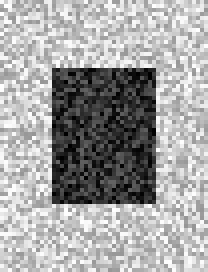
#> input picture computer_vision/PS4_export/ps04/input_images/test_images/test_hlk1.png, 52 x 68 px, given in place of Shift0.png, which was not available (shown 4 times larger)
$ python experiment.py
#> lines starting #> are read from the running program, lines starting #| are printed output that depends on the picture; pictures that were not available may be replaced by others from this repository, and a replacement may not be noted
### computer_vision/PS4_export/ps04/ps4.py
"""Problem Set 4: Motion Detection"""

import numpy as np
import cv2


# [27 lines left out: functions show_image, normalize_and_scale, not called in this run]


# Assignment code
def gradient_x(image):
    """Computes image gradient in X direction.

    Use cv2.Sobel to help you with this function. Additionally you
    should set cv2.Sobel's 'scale' parameter to one eighth and ksize
    to 3.

    Args:
        image (numpy.array): grayscale floating-point image with values in [0.0, 1.0].

    Returns:
        numpy.array: image gradient in the X direction. Output
                     from cv2.Sobel.
    """
    img_copy = np.copy(image)
    # ddepth = If you use -1, the result (destination) image will have the same depth as the input (source) image.
    return cv2.Sobel(img_copy, ddepth=-1, dx=1, dy=0, ksize=3, scale=0.125)

def gradient_y(image):
    """Computes image gradient in Y direction.

    Use cv2.Sobel to help you with this function. Additionally you
    should set cv2.Sobel's 'scale' parameter to one eighth and ksize
    to 3.

    Args:
        image (numpy.array): grayscale floating-point image with values in [0.0, 1.0].

    Returns:
        numpy.array: image gradient in the Y direction.
                     Output from cv2.Sobel.
    """

    img_copy = np.copy(image)
    # ddepth = If you use -1, the result (destination) image will have the same depth as the input (source) image.
    return cv2.Sobel(img_copy, ddepth=-1, dx=0, dy=1, ksize=3, scale=0.125)

def optic_flow_lk(img_a, img_b, k_size, k_type, sigma=1):
    """Computes optic flow using the Lucas-Kanade method.

    For efficiency, you should apply a convolution-based method.

    Note: Implement this method using the instructions in the lectures
    and the documentation.

    You are not allowed to use any OpenCV functions that are related
    to Optic Flow.

    Args:
        img_a (numpy.array): grayscale floating-point image with
                             values in [0.0, 1.0].
        img_b (numpy.array): grayscale floating-point image with
                             values in [0.0, 1.0].
        k_size (int): size of averaging kernel to use for weighted
                      averages. Here we assume the kernel window is a
                      square so you will use the same value for both
                      width and height.
        k_type (str): type of kernel to use for weighted averaging,
                      'uniform' or 'gaussian'. By uniform we mean a
                      kernel with the only ones divided by k_size**2.
                      To implement a Gaussian kernel use
                      cv2.getGaussianKernel. The autograder will use
                      'uniform'.
        sigma (float): sigma value if gaussian is chosen. Default
                       value set to 1 because the autograder does not
                       use this parameter.

    Returns:
        tuple: 2-element tuple containing:
            U (numpy.array): raw displacement (in pixels) along
                             X-axis, same size as the input images,
                             floating-point type.
            V (numpy.array): raw displacement (in pixels) along
                             Y-axis, same size and type as U.
    """

    img_a_copy = np.copy(img_a)
    img_b_copy = np.copy(img_b)

    if k_type == 'gaussian':
        blurred_a = cv2.GaussianBlur(img_a_copy, ksize=(k_size, k_size), sigmaX=sigma, sigmaY=sigma)
        blurred_b = cv2.GaussianBlur(img_b_copy, ksize=(k_size, k_size), sigmaX=sigma, sigmaY=sigma)
        Ix = gradient_x(blurred_a)
        Iy = gradient_y(blurred_a)
        It = (blurred_a - blurred_b).astype(np.float64)
    else:
        Ix = gradient_x(img_a_copy)
        Iy = gradient_y(img_a_copy)
        It = (img_a_copy - img_b_copy).astype(np.float64)
    xt = cv2.boxFilter(-Ix*It, -1, ksize=(k_size, k_size))
    yt = cv2.boxFilter(-Iy*It, -1, ksize=(k_size, k_size))

    xy = cv2.boxFilter(-Ix*Iy, -1, ksize=(k_size, k_size))
    xx = cv2.boxFilter(Ix**2, -1, ksize=(k_size, k_size))
    yy = cv2.boxFilter(Iy**2, -1, ksize=(k_size, k_size))

    U = -(yy * xt + xy * yt)
    V = -(xy * xt + xx * yt)
    determinants = (xx * yy) - (xy**2)
    #  check for edge case values
    U = np.nan_to_num(U)
    V = np.nan_to_num(V)
    U[np.isinf(U)] = 0.0
    V[np.isinf(V)] = 0.0
    U = np.where(determinants == 0, 0, U / determinants).astype(np.float64)
    V = np.where(determinants == 0, 0, V / determinants).astype(np.float64)
    return (U, V)


# [219 lines left out: functions reduce_image, gaussian_pyramid, create_combined_img, expand_image, laplacian_pyramid, warp and 1 more, not called in this run]

### computer_vision/PS4_export/ps04/experiment.py
"""Problem Set 4: Motion Detection"""

import cv2
import os
import numpy as np

import ps4

# I/O directories
input_dir = "input_images"
output_dir = "./"


# Utility code
# [60 lines left out: functions quiver, scale_u_and_v, not called in this run]

def part_1a():

    shift_0 = cv2.imread(os.path.join(input_dir, 'TestSeq',
                                      'Shift0.png'), 0) / 255.
#> shift_0: shape (68, 52) float64; min 0, max 0.996, mean 0.641
    shift_r2 = cv2.imread(os.path.join(input_dir, 'TestSeq',
                                       'ShiftR2.png'), 0) / 255.
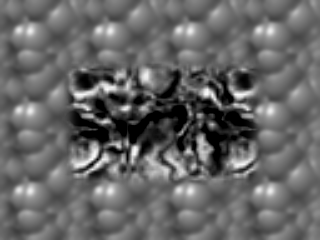
#> input picture computer_vision/PS4_export/ps04/input_images/TestSeq/ShiftR2.png, 320 x 240 px
#> shift_r2: shape (240, 320) float64; min 0, max 0.992, mean 0.4
    shift_r5_u5 = cv2.imread(os.path.join(input_dir, 'TestSeq',
                                          'ShiftR5U5.png'), 0) / 255.
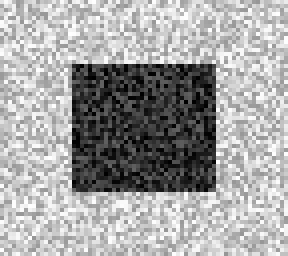
#> input picture computer_vision/PS4_export/ps04/input_images/test_images/test_hlk5.png, 72 x 64 px, given in place of ShiftR5U5.png, which was not available (shown 4 times larger)
#> shift_r5_u5: shape (64, 72) float64; min 0, max 0.996, mean 0.642

    # Optional: smooth the images if LK doesn't work well on raw images
    k_size = 33  # TODO: Select a kernel size
    k_type = "gaussian"  # TODO: Select a kernel type
    sigma = 1  # TODO: Select a sigma value if you are using a gaussian kernel
    u, v = ps4.optic_flow_lk(shift_0, shift_r2, k_size, k_type, sigma)
#> in optic_flow_lk, `blurred_a = cv2.GaussianBlur(img_a_copy, ksize=(k_size, k_size), sigma..`:
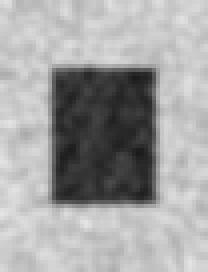
#> blurred_a: shape (68, 52) float64 (shown 4 times larger); min 0.107, max 0.897, mean 0.641
#> in gradient_x, `return cv2.Sobel(img_copy, ddepth=-1, dx=1, dy=0, ksize=3, scale=0.125)`:
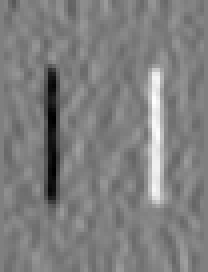
#> returned value: shape (68, 52) float64 (shown 4 times larger); min -0.228, max 0.229, mean -0.000545; drawn with min black and max white
#> in gradient_y, `return cv2.Sobel(img_copy, ddepth=-1, dx=0, dy=1, ksize=3, scale=0.125)`:
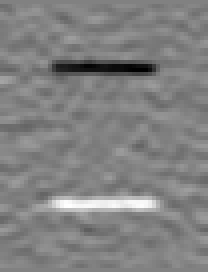
#> returned value: shape (68, 52) float64 (shown 4 times larger); min -0.233, max 0.224, mean -0.000104; drawn with min black and max white

    # Flow image
    u_v = quiver(u, v, scale=3, stride=10)
    cv2.imwrite(os.path.join(output_dir, "ps4-1-a-1.png"), u_v)

    # Now let's try with ShiftR5U5. You may want to try smoothing the
    # input images first.

    k_size = 39 # TODO: Select a kernel size
    k_type = "gaussian"  # TODO: Select a kernel type
    sigma = 2 # TODO: Select a sigma value if you are using a gaussian kernel
    u, v = ps4.optic_flow_lk(shift_0, shift_r5_u5, k_size, k_type, sigma)

    # Flow image
    u_v = quiver(u, v, scale=3, stride=10)
    cv2.imwrite(os.path.join(output_dir, "ps4-1-a-2.png"), u_v)


# [310 lines left out: functions part_1b, part_2, part_3a_1, part_3a_2, part_4a, part_4b and 3 more, not called in this run]


if __name__ == '__main__':
#> (the run stopped early here; a loop or call above may not have finished)
